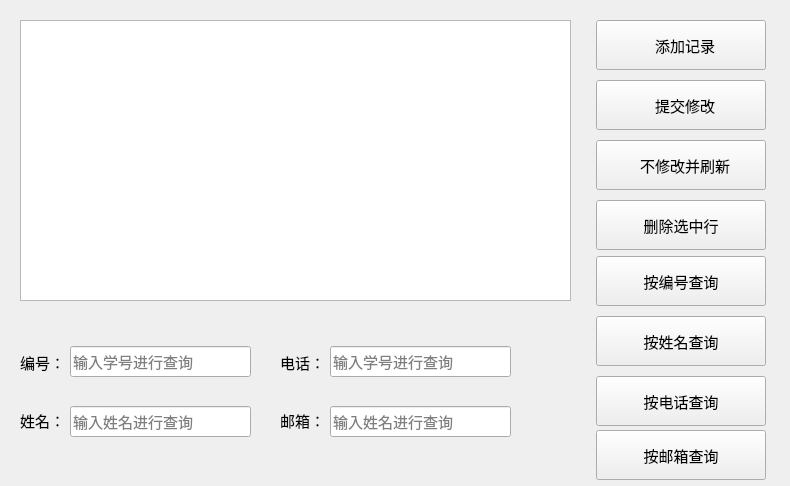
<?xml version="1.0" encoding="UTF-8"?>
<ui version="4.0">
 <class>user</class>
 <widget class="QWidget" name="user">
  <property name="geometry">
   <rect>
    <x>0</x>
    <y>0</y>
    <width>790</width>
    <height>486</height>
   </rect>
  </property>
  <property name="windowTitle">
   <string>Form</string>
  </property>
  <widget class="QLabel" name="idLabel">
   <property name="geometry">
    <rect>
     <x>20</x>
     <y>352</y>
     <width>71</width>
     <height>21</height>
    </rect>
   </property>
   <property name="font">
    <font>
     <pointsize>11</pointsize>
    </font>
   </property>
   <property name="layoutDirection">
    <enum>Qt::LeftToRight</enum>
   </property>
   <property name="text">
    <string>编号：</string>
   </property>
  </widget>
  <widget class="QLineEdit" name="idSearchLineEdit">
   <property name="geometry">
    <rect>
     <x>70</x>
     <y>346</y>
     <width>181</width>
     <height>31</height>
    </rect>
   </property>
   <property name="font">
    <font>
     <pointsize>11</pointsize>
    </font>
   </property>
   <property name="layoutDirection">
    <enum>Qt::LeftToRight</enum>
   </property>
   <property name="echoMode">
    <enum>QLineEdit::Normal</enum>
   </property>
   <property name="placeholderText">
    <string>输入学号进行查询</string>
   </property>
  </widget>
  <widget class="QLabel" name="nameLabel">
   <property name="geometry">
    <rect>
     <x>20</x>
     <y>410</y>
     <width>71</width>
     <height>21</height>
    </rect>
   </property>
   <property name="font">
    <font>
     <pointsize>11</pointsize>
    </font>
   </property>
   <property name="layoutDirection">
    <enum>Qt::LeftToRight</enum>
   </property>
   <property name="text">
    <string>姓名：</string>
   </property>
  </widget>
  <widget class="QPushButton" name="searchByphoneBtn">
   <property name="geometry">
    <rect>
     <x>596</x>
     <y>376</y>
     <width>170</width>
     <height>50</height>
    </rect>
   </property>
   <property name="font">
    <font>
     <pointsize>11</pointsize>
    </font>
   </property>
   <property name="text">
    <string>按电话查询</string>
   </property>
  </widget>
  <widget class="QPushButton" name="modifyBtn">
   <property name="geometry">
    <rect>
     <x>596</x>
     <y>80</y>
     <width>170</width>
     <height>50</height>
    </rect>
   </property>
   <property name="font">
    <font>
     <pointsize>11</pointsize>
    </font>
   </property>
   <property name="text">
    <string>  提交修改</string>
   </property>
  </widget>
  <widget class="QPushButton" name="addBtn">
   <property name="geometry">
    <rect>
     <x>596</x>
     <y>20</y>
     <width>170</width>
     <height>50</height>
    </rect>
   </property>
   <property name="font">
    <font>
     <pointsize>11</pointsize>
    </font>
   </property>
   <property name="text">
    <string>  添加记录</string>
   </property>
  </widget>
  <widget class="QPushButton" name="searchByIdBtn">
   <property name="geometry">
    <rect>
     <x>596</x>
     <y>256</y>
     <width>170</width>
     <height>50</height>
    </rect>
   </property>
   <property name="font">
    <font>
     <pointsize>11</pointsize>
    </font>
   </property>
   <property name="text">
    <string>按编号查询</string>
   </property>
  </widget>
  <widget class="QPushButton" name="undoBtn">
   <property name="enabled">
    <bool>true</bool>
   </property>
   <property name="geometry">
    <rect>
     <x>596</x>
     <y>140</y>
     <width>170</width>
     <height>50</height>
    </rect>
   </property>
   <property name="font">
    <font>
     <pointsize>11</pointsize>
    </font>
   </property>
   <property name="text">
    <string>  不修改并刷新</string>
   </property>
  </widget>
  <widget class="QLineEdit" name="nameSearchLineEdit">
   <property name="geometry">
    <rect>
     <x>70</x>
     <y>406</y>
     <width>181</width>
     <height>31</height>
    </rect>
   </property>
   <property name="font">
    <font>
     <pointsize>11</pointsize>
    </font>
   </property>
   <property name="layoutDirection">
    <enum>Qt::LeftToRight</enum>
   </property>
   <property name="echoMode">
    <enum>QLineEdit::Normal</enum>
   </property>
   <property name="placeholderText">
    <string>输入姓名进行查询</string>
   </property>
  </widget>
  <widget class="QPushButton" name="searchByNameBtn">
   <property name="geometry">
    <rect>
     <x>596</x>
     <y>316</y>
     <width>170</width>
     <height>50</height>
    </rect>
   </property>
   <property name="font">
    <font>
     <pointsize>11</pointsize>
    </font>
   </property>
   <property name="text">
    <string>按姓名查询</string>
   </property>
  </widget>
  <widget class="QPushButton" name="deleteBtn">
   <property name="geometry">
    <rect>
     <x>596</x>
     <y>200</y>
     <width>170</width>
     <height>50</height>
    </rect>
   </property>
   <property name="font">
    <font>
     <pointsize>11</pointsize>
    </font>
   </property>
   <property name="text">
    <string>删除选中行</string>
   </property>
  </widget>
  <widget class="QTableView" name="tableView">
   <property name="geometry">
    <rect>
     <x>20</x>
     <y>20</y>
     <width>551</width>
     <height>281</height>
    </rect>
   </property>
  </widget>
  <widget class="QPushButton" name="searchByemailBtn">
   <property name="geometry">
    <rect>
     <x>596</x>
     <y>430</y>
     <width>170</width>
     <height>50</height>
    </rect>
   </property>
   <property name="font">
    <font>
     <pointsize>11</pointsize>
    </font>
   </property>
   <property name="text">
    <string>按邮箱查询</string>
   </property>
  </widget>
  <widget class="QLineEdit" name="emailSearchLineEdit">
   <property name="geometry">
    <rect>
     <x>330</x>
     <y>406</y>
     <width>181</width>
     <height>31</height>
    </rect>
   </property>
   <property name="font">
    <font>
     <pointsize>11</pointsize>
    </font>
   </property>
   <property name="layoutDirection">
    <enum>Qt::LeftToRight</enum>
   </property>
   <property name="echoMode">
    <enum>QLineEdit::Normal</enum>
   </property>
   <property name="placeholderText">
    <string>输入姓名进行查询</string>
   </property>
  </widget>
  <widget class="QLabel" name="phoneLabel">
   <property name="geometry">
    <rect>
     <x>280</x>
     <y>352</y>
     <width>71</width>
     <height>21</height>
    </rect>
   </property>
   <property name="font">
    <font>
     <pointsize>11</pointsize>
    </font>
   </property>
   <property name="layoutDirection">
    <enum>Qt::LeftToRight</enum>
   </property>
   <property name="text">
    <string>电话：</string>
   </property>
  </widget>
  <widget class="QLabel" name="emailLabel">
   <property name="geometry">
    <rect>
     <x>280</x>
     <y>410</y>
     <width>71</width>
     <height>21</height>
    </rect>
   </property>
   <property name="font">
    <font>
     <pointsize>11</pointsize>
    </font>
   </property>
   <property name="layoutDirection">
    <enum>Qt::LeftToRight</enum>
   </property>
   <property name="text">
    <string>邮箱：</string>
   </property>
  </widget>
  <widget class="QLineEdit" name="phoneSearchLineEdit">
   <property name="geometry">
    <rect>
     <x>330</x>
     <y>346</y>
     <width>181</width>
     <height>31</height>
    </rect>
   </property>
   <property name="font">
    <font>
     <pointsize>11</pointsize>
    </font>
   </property>
   <property name="layoutDirection">
    <enum>Qt::LeftToRight</enum>
   </property>
   <property name="echoMode">
    <enum>QLineEdit::Normal</enum>
   </property>
   <property name="placeholderText">
    <string>输入学号进行查询</string>
   </property>
  </widget>
 </widget>
 <resources/>
 <connections/>
</ui>
